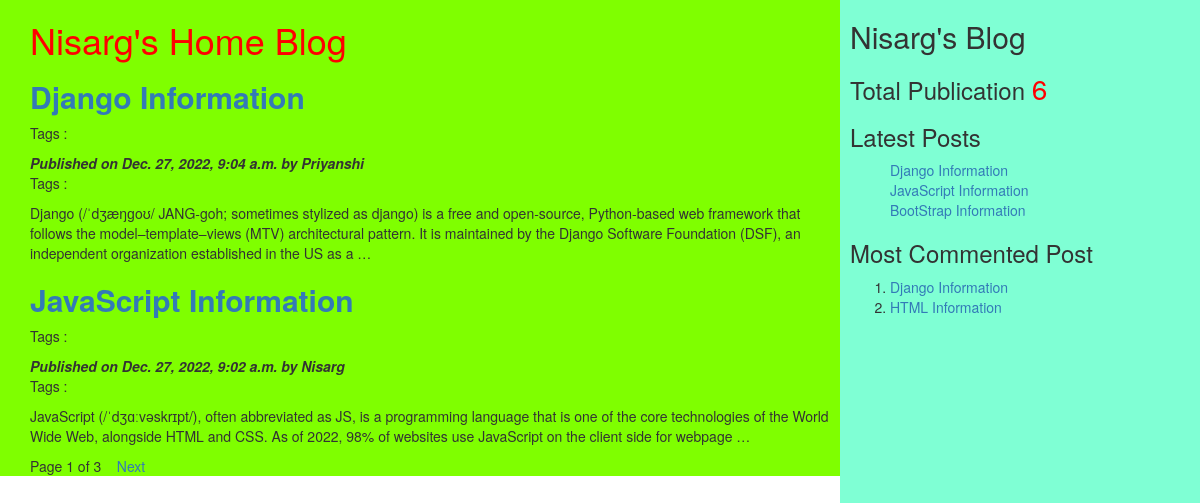
The page / on the database its author committed.
### myApp/models.py (models this page shows, shortened)
class Post(models.Model):
    tags = TaggableManager()
    STATUS_CHOICE = (('draft','Draft'),('published','Published'))
    title = models.CharField(max_length=400)
    slug = models.SlugField(max_length=50, unique_for_date='publish')
    author = models.ForeignKey(User,related_name='blog_posts',on_delete=models.CASCADE)
    body = models.TextField()
    publish = models.DateTimeField(default=timezone.now)
    created = models.DateTimeField(auto_now_add=True)
    updated = models.DateTimeField(auto_now=True)
    status = models.CharField(max_length=20,choices=STATUS_CHOICE,default='draft')
    objects = CustomManager()
    class Meta:
        ordering = ('-publish',)
    def get_absolute_url(self):
        return reverse('post_detail', args=[self.publish.year,self.publish.strftime('%m'),self.publish.strftime('%d'),self.slug])

### myApp/views.py (the view)
# urls.py: url(r'^$', views.post_list_view),
def post_list_view(request,tag_slug=None):
    post_list = Post.objects.all()
    tag = None
    if tag_slug:
        tag = get_object_or_404(Tag, slug=tag_slug) #provided slug
        post_list = post_list.filter(tags__in=[tag])
    paginator = Paginator(post_list,2) #step1
    page_number = request.GET.get('page') #step2
    try:
        post_list = paginator.page(page_number) #step3
    except PageNotAnInteger:
        post_list = paginator.page(1) #step3
    except EmptyPage:
        post_list = paginator.page(paginator.num_pages) #step4
    d = {'post_list' : post_list, 'tag' : tag}
    return render(request, 'myApp/post_list.html',d)

### myApp/models.py (called while the page is built)
    def get_queryset(self):
        return super().get_queryset().filter(status='published')

### myApp/templatetags/mytags.py (called while the page is built)
@register.simple_tag # using register variable we are accessing simple_tag
def total_posts():
    return Post.objects.count() # return total no. of posts

@register.inclusion_tag('myApp/latest_post.html')
def show_latest_posts(count = 3):
    latest_posts = Post.objects.order_by('-publish')[:count] #collect the posts based on latest published date wrt specified count
    return {'latest_posts' : latest_posts}

@register.simple_tag
def get_most_commented_posts(count = 2):
    return Post.objects.annotate(total_comments = Count('comments')).order_by('-total_comments')[:count]

### templates/myApp/post_list.html (shortened to what this page needs)
<!DOCTYPE html>
<html lang="en">
    {% extends 'myApp/parent.html' %}
    {% block content_block %}
    <h1 style="color: red;">Nisarg's Home Blog</h1>
    {% for post in post_list %}
    <a href="{{post.get_absolute_url}}"><h2><b>{{post.title}}</b></h2></a>
    <p>Tags :
    </p>
    <i><b>Published on {{post.publish}} by {{post.author|title}}</b></i>
    <p>Tags : {{post.tags.all|join:','}}</p>
    {{post.body|truncatewords:40|linebreaks}}
    {% endfor %}
    {% include 'myApp/pagination.html' with page=post_list %}
    {% endblock %}

### templates/myApp/parent.html (shortened to what this page needs)
<!DOCTYPE html>
<html lang="en">
    {% load mytags %}
<head>
    <link rel="stylesheet" href="https://cdn.jsdelivr.net/npm/bootstrap@3.3.7/dist/css/bootstrap.min.css">
</head>
<body>
    <div class="content" style="width: 70%; float: left;background-color: chartreuse;height: auto; padding: 0 0 0 30px;">
        {% block content_block %}
        {% endblock %}
    </div>
    <div class="sidebar" style="width: 30%; float: right;background-color: aquamarine;height: 120vh; padding: 0 0 0 10px;">
        <h2>Nisarg's Blog</h2>
        <h3>
            Total Publication
            <span style="color: red; font-size: 28px;">
                {% total_posts %}
            </span>
                <h3>Latest Posts</h3>
                {% show_latest_posts %}
                <h3>Most Commented Post</h3>
                {% get_most_commented_posts as m%}
                <ol>
                    {% for post in m %}
                    <li><a href=" {{post.get_absolute_url}} "> {{post.title}}</a></li>
                    {% endfor %}
                </ol>
        </h3>
    </div>
</body>
</html>

### templates/myApp/latest_post.html (shortened to what this page needs)
<!DOCTYPE html>
<html lang="en">
<head>
</head>
<body>
    <ol>
        {% for post in latest_posts %}
        <a href=" {{post.get_absolute_url}} ">{{post.title}}</a><br>
        {% endfor %}
    </ol>
</body>
</html>

### rows shown on the page
Post: title "Django Information", publish "Dec. 27, 2022, 9:04 a.m.", author "Priyanshi", body "Django (/ˈdʒæŋɡoʊ/ JANG-goh; sometimes stylized as django) is a free and open-source, Python-based web framework that follows the model–template–views (MTV) architectural pattern. It is maintained by the Django Software Foundation (DSF), an independent organization established in the US as a …"
Post: title "JavaScript Information", publish "Dec. 27, 2022, 9:02 a.m.", author "Nisarg", body "JavaScript (/ˈdʒɑːvəskrɪpt/), often abbreviated as JS, is a programming language that is one of the core technologies of the World Wide Web, alongside HTML and CSS. As of 2022, 98% of websites use JavaScript on the client side for webpage …"
Post: title "BootStrap Information"
Post: title "HTML Information"

### other values the page prints
{{ page.number }} "1"
{{ page.paginator.num_pages }} "3"
